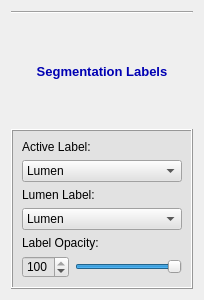
<?xml version="1.0" encoding="UTF-8"?>
<ui version="4.0">
 <class>QInteractorStyleSegmentationLabels</class>
 <widget class="QWidget" name="QInteractorStyleSegmentationLabels">
  <property name="geometry">
   <rect>
    <x>0</x>
    <y>0</y>
    <width>204</width>
    <height>300</height>
   </rect>
  </property>
  <property name="windowTitle">
   <string>SegmentationLabels</string>
  </property>
  <layout class="QVBoxLayout" name="verticalLayout">
   <item>
    <widget class="Line" name="line_2">
     <property name="orientation">
      <enum>Qt::Horizontal</enum>
     </property>
    </widget>
   </item>
   <item>
    <widget class="QLabel" name="label_14">
     <property name="font">
      <font>
       <pointsize>11</pointsize>
       <weight>75</weight>
       <bold>true</bold>
      </font>
     </property>
     <property name="text">
      <string>&lt;html&gt;&lt;head/&gt;&lt;body&gt;&lt;p&gt;&lt;span style=&quot; font-size:10pt; color:#0000b3;&quot;&gt;Segmentation Labels&lt;/span&gt;&lt;/p&gt;&lt;/body&gt;&lt;/html&gt;</string>
     </property>
     <property name="alignment">
      <set>Qt::AlignCenter</set>
     </property>
    </widget>
   </item>
   <item>
    <widget class="QFrame" name="frame_4">
     <property name="minimumSize">
      <size>
       <width>0</width>
       <height>0</height>
      </size>
     </property>
     <property name="styleSheet">
      <string notr="true">background-color: rgb(226, 226, 226)</string>
     </property>
     <property name="frameShape">
      <enum>QFrame::Box</enum>
     </property>
     <property name="frameShadow">
      <enum>QFrame::Raised</enum>
     </property>
     <layout class="QVBoxLayout" name="verticalLayout_9">
      <item>
       <widget class="QLabel" name="activeLabelLabel">
        <property name="font">
         <font>
          <family>Arial</family>
         </font>
        </property>
        <property name="text">
         <string>Active Label:</string>
        </property>
       </widget>
      </item>
      <item>
       <widget class="QComboBox" name="labelComboBox">
        <property name="font">
         <font>
          <family>Arial</family>
         </font>
        </property>
        <property name="iconSize">
         <size>
          <width>13</width>
          <height>13</height>
         </size>
        </property>
        <item>
         <property name="text">
          <string>Lumen</string>
         </property>
         <property name="icon">
          <iconset resource="../../resources/Project.qrc">
           <normaloff>:/icons/redbox.png</normaloff>:/icons/redbox.png</iconset>
         </property>
        </item>
        <item>
         <property name="text">
          <string>Vessel Wall</string>
         </property>
         <property name="icon">
          <iconset resource="../../resources/Project.qrc">
           <normaloff>:/icons/bluebox.png</normaloff>:/icons/bluebox.png</iconset>
         </property>
        </item>
        <item>
         <property name="text">
          <string>Calcification</string>
         </property>
         <property name="icon">
          <iconset resource="../../resources/Project.qrc">
           <normaloff>:/icons/greenbox.png</normaloff>:/icons/greenbox.png</iconset>
         </property>
        </item>
        <item>
         <property name="text">
          <string>Hemorrhage</string>
         </property>
         <property name="icon">
          <iconset resource="../../resources/Project.qrc">
           <normaloff>:/icons/yellowbox.png</normaloff>:/icons/yellowbox.png</iconset>
         </property>
        </item>
        <item>
         <property name="text">
          <string>LRNC</string>
         </property>
         <property name="icon">
          <iconset resource="../../resources/Project.qrc">
           <normaloff>:/icons/lightbluebox.png</normaloff>:/icons/lightbluebox.png</iconset>
         </property>
        </item>
        <item>
         <property name="text">
          <string>LM</string>
         </property>
         <property name="icon">
          <iconset resource="../../resources/Project.qrc">
           <normaloff>:/icons/purplebox.png</normaloff>:/icons/purplebox.png</iconset>
         </property>
        </item>
       </widget>
      </item>
      <item>
       <widget class="QLabel" name="lumenLabel">
        <property name="font">
         <font>
          <family>Arial</family>
         </font>
        </property>
        <property name="text">
         <string>Lumen Label:</string>
        </property>
       </widget>
      </item>
      <item>
       <widget class="QComboBox" name="lumenComboBox">
        <property name="font">
         <font>
          <family>Arial</family>
         </font>
        </property>
        <property name="iconSize">
         <size>
          <width>13</width>
          <height>13</height>
         </size>
        </property>
        <item>
         <property name="text">
          <string>Lumen</string>
         </property>
         <property name="icon">
          <iconset resource="../../resources/Project.qrc">
           <normaloff>:/icons/redbox.png</normaloff>:/icons/redbox.png</iconset>
         </property>
        </item>
       </widget>
      </item>
      <item>
       <layout class="QHBoxLayout" name="horizontalLayout_5">
        <property name="topMargin">
         <number>0</number>
        </property>
       </layout>
      </item>
      <item>
       <widget class="QLabel" name="label_13">
        <property name="font">
         <font>
          <family>Arial</family>
         </font>
        </property>
        <property name="text">
         <string>Label Opacity:</string>
        </property>
       </widget>
      </item>
      <item>
       <layout class="QHBoxLayout" name="horizontalLayout_6">
        <property name="topMargin">
         <number>0</number>
        </property>
        <property name="bottomMargin">
         <number>0</number>
        </property>
        <item>
         <widget class="QSpinBox" name="opacitySpinBox">
          <property name="maximum">
           <number>100</number>
          </property>
          <property name="value">
           <number>100</number>
          </property>
         </widget>
        </item>
        <item>
         <widget class="QSlider" name="opacitySlider">
          <property name="maximum">
           <number>100</number>
          </property>
          <property name="value">
           <number>100</number>
          </property>
          <property name="sliderPosition">
           <number>100</number>
          </property>
          <property name="orientation">
           <enum>Qt::Horizontal</enum>
          </property>
         </widget>
        </item>
       </layout>
      </item>
     </layout>
    </widget>
   </item>
  </layout>
 </widget>
 <resources>
  <include location="../../resources/Project.qrc"/>
 </resources>
 <connections/>
</ui>
